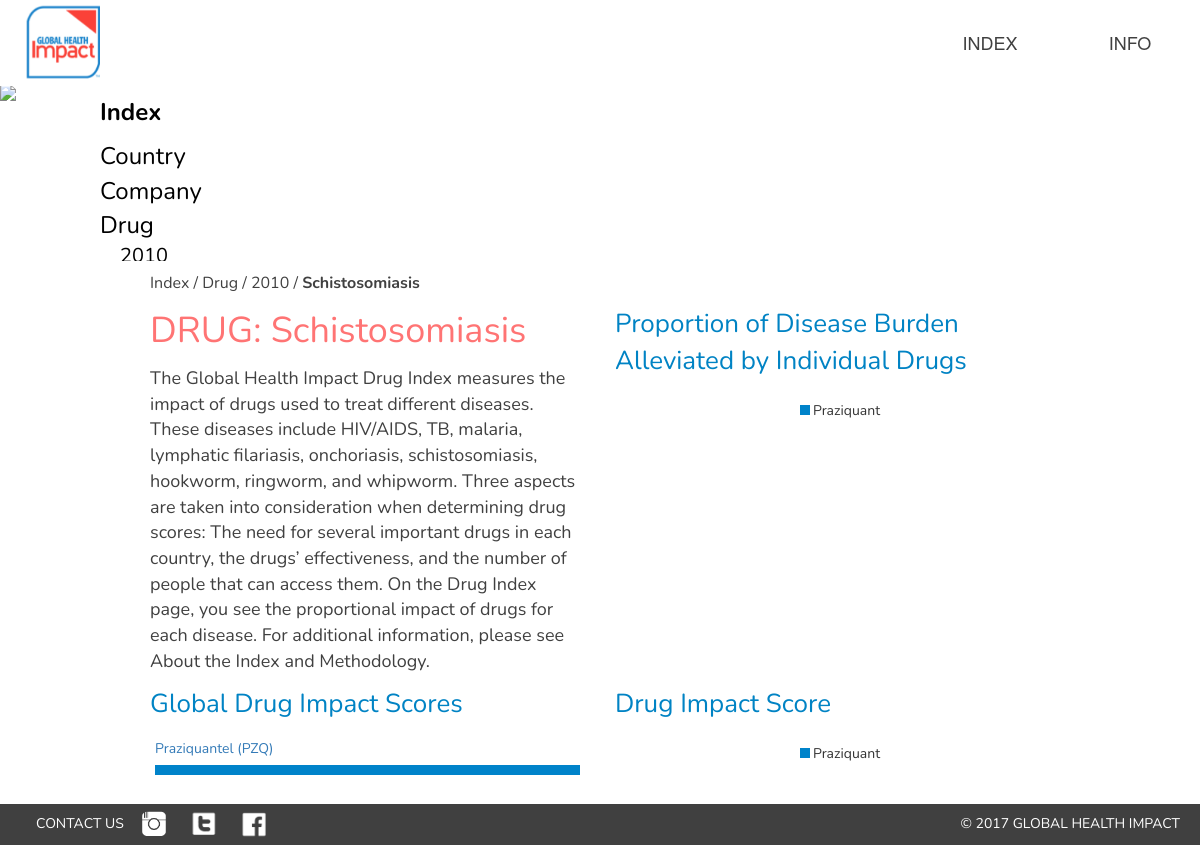
/index/drug/2010/schistosomiasis, run on the app's committed database.
### tables this page shows
CREATE TABLE drugr2010
            (drug text, company text, tb real, malaria real, hiv real, roundworm real, hookworm real, whipworm real, schistosomiasis real, onchocerciasis real, lf real, total real);

### flask_app.py (the view, shortened to what this page needs)
@app.route('/index/drug/<year>/<disease>')
def drug(year,disease):
    drugcolors = ['#FFB31C', '#0083CA', '#EF3E2E', '#003452', '#86AAB9', '#CAEEFD', '#546675', '#8A5575', '#305516',
                  '#B78988', '#BAE2DA', '#B1345D', '#5B75A7', '#906F76', '#C0E188', '#DE9C2A', '#F15A22', '#8F918B',
                  '#F2C2B7',
                  '#F7C406', '#B83F98', '#548A9B', '#D86375', '#F1DBC6', '#0083CA', '#7A80A3', '#CA8566', '#A3516E',
                  '#1DF533', '#510B95', '#DFF352', '#F2C883', '#E3744D', '#26B2BE', '#5006BA', '#B99BCF', '#DC2A5A',
                  '#D3D472', '#2A9DC4', '#C25C90', '#65A007', '#FE3289', '#C6DAB5', '#DDF6AC', '#B7E038', '#1ADBBD', '#3BC6D5',
                  '#0ACD57', '#22419F', '#D47C5B']
    piedata = []
    drugg = []
    pielabb = []
    g.db = connect_db()
    if disease == 'all':
        drugg = 'ALL'
        if year == '2010':
            cur = g.db.execute(' select drug, total from drugr2010 ')
        elif year == '2013':
            cur = g.db.execute(' select drug, total from drugr2013 ')
    else:
        drugg = diseasedict[disease]
        if year == '2010':
            if disease == 'malaria':
                cur = g.db.execute(' select drug, malaria from drugr2010 ')
            elif disease == 'hiv':
                cur = g.db.execute(' select drug, hiv from drugr2010 ')
            elif disease == 'tb':
                cur = g.db.execute(' select drug, tb from drugr2010 ')
            elif disease == 'roundworm':
                cur = g.db.execute(' select drug, roundworm from drugr2010 ')
            elif disease == 'hookworm':
                cur = g.db.execute(' select drug, hookworm from drugr2010 ')
            elif disease == 'whipworm':
                cur = g.db.execute(' select drug, hookworm from drugr2010 ')
            elif disease == 'schistosomiasis':
                cur = g.db.execute(' select drug, schistosomiasis from drugr2010 ')
            elif disease == 'onchocerciasis':
                cur = g.db.execute(' select drug, onchocerciasis from drugr2010 ')
            elif disease == 'lf':
                cur = g.db.execute(' select drug, lf from drugr2010 ')
    piee = cur.fetchall()
    impactpie = []
    for k in piee:
        drug = k[0]
        score = k[1]
        t = [drug,score]
        if score > 0:
            piedata.append(t)
    sortedpie2 = sorted(piedata, key=lambda xy: xy[1], reverse=True)
    maxrow = sortedpie2[0]
    if maxrow[0] == 'Unmet Need':
        maxrow = sortedpie2[1]
    maxval = maxrow[1]
    c = 0
    for row in sortedpie2:
        perc = (row[1] / maxval) * 100
        row.append(perc)
        color = drugcolors[c]
        row.append(color)
        c+=1
        if row[0] != 'Unmet Need':
            impactpie.append(row)
    lablist = []
    pielabb = []
    for k in impactpie:
        labit = []
        drug = k[0]
        score = k[1]
        color = k[3]
        shortdrug = drug[0:10]
        labit.append(drug)
        labit.append(shortdrug)
        labit.append(color)
        labit.append(score)
        lablist.append(labit)
    labrow = []
    xx = 0
    if len(lablist) < 4:
        pielabb.append(lablist)
    g.db.close()
    speclocate = [year,drugg,disease]
    return render_template('drug.html', data=piedata, drug=drugg, navsub=3, showindex=1, pielabb=pielabb, drugcolors=drugcolors, speclocate = speclocate, scrolling=1, impactpie=impactpie, sortedpie2 = sortedpie2)

### flask_app.py (called while the page is built)
def connect_db():
    return sqlite3.connect('/home/roverdillon/mysite/ghi.db')

@app.before_request
def before_request():
    g.db = connect_db()

@app.after_request
def after_request(response):
    g.db.close()
    return response

@app.teardown_appcontext
def close_connection(exception):
    db = getattr(g, '_database', None)

### templates/drug.html (shortened to what this page needs)
{% extends "layout.html" %}
{% block frontimg %}
<img id="fore" src="{{ url_for('static',filename='img/drug.jpg') }}" />
{% endblock%}
{% block content %}
<div class="currentlocation">
<p class="pagetitle">Index / <a href="/index/drug" class="pagetitle">Drug</a> / <a href="/index/drug/{{ speclocate.0 }}/all" class="pagetitle">{{ speclocate.0 }}</a> / <a href="/index/drug/{{ speclocate.0 }}/{{ speclocate.2 }}" class="titlebold">{{ speclocate.1 }}</a></p>
</div>
<div class="row">
    <div class="col-sm-6">
        <p class="redtxt">DRUG: {{ drug }}</p>
        <p class="txtcontent">The Global Health Impact Drug Index measures the impact of drugs used to treat different diseases. These diseases include HIV/AIDS, TB, malaria, lymphatic filariasis, onchoriasis, schistosomiasis, hookworm, ringworm, and whipworm. Three aspects are taken into consideration when determining drug scores: The need for several important drugs in each country, the drugs’ effectiveness, and the number of people that can access them. On the Drug Index page, you see the proportional impact of drugs for each disease. For additional information, please see About the Index and Methodology.</p>
    </div>
    <div class="col-sm-6">
        <p class="bluetxt" style="font-size:26px; !important">Proportion of Disease Burden Alleviated by Individual Drugs</p>
        <div class="piewrap">
            <div id="piediv" class="piechart">
            </div>
        </div>
        <div class="pielegend" style="max-height:80px;overflow-y:scroll">
            <table style="margin:auto">
                {% for row in pielabb %}
                <tr style="float:center">
                    {% for item in row %}
                    <td class="tablecell leftcell"><div class="colorbox" style="background-color:{{ item.2 |safe }};"></div></td>
                    <td class="tablecell legendtxt" title="{{ item.0 |safe }}: {{ item.3 |safe }}">{{ item.1 |safe }}</td>
                    {% endfor %}
                </tr>
                {% endfor %}
            </table>
        </div>
    </div>
</div>
<div class="row">
    <div class="col-sm-6">
        <p class="bluetxt" style="font-size:26px; !important">Global Drug Impact Scores</p>
        <div id="chart_div">
            {% for drug in impactpie %}
            <a onclick="bargoclick({{ loop.index }});" title="{{ drug.0 }}: {{ drug.1 }}">
                <div id="" style="padding-top: 2px; font-family: 'Nunito','sans-serif';">{{ drug.0 }}</div>
                <div style="width: {{ drug.2 }}%;background-color:{{ drug.3 }};height: 10px;display:inline-block;font-size:0;margin-right:-4px;"></div>
            </a>
            {% endfor %}
            </div><br>
    </div>
    <div class="col-sm-6">
        <p class="bluetxt" style="font-size:26px; !important">Drug Impact Score</p>
        <div class="piewrap">
            <div id="pie2div" class="piechart">
            </div>
        </div>
        <div class="pielegend">
            <table style="margin:auto">
                {% for row in pielabb %}
                <tr style="float:center">
                    {% for item in row %}
                    <td class="tablecell leftcell"><div class="colorbox" style="background-color:{{ item.2 |safe }};"></div></td>
                    <td class="tablecell legendtxt" title="{{ item.0 |safe }}: {{ item.3 |safe }}">{{ item.1 |safe }}</td>
                    {% endfor %}
                </tr>
                {% endfor %}
            </table>
        </div>
    </div>
</div>
{% endblock %}

### static/stylesheet.css (style rules this page uses)
body { font-family: 'Nunito', sans-serif; }
.redtxt { font-size: 36px; color: #FF7474; font-family: 'Nunito', sans-serif; }
.bluetxt { font-size: 36px; color: #0083C4; font-family: 'Nunito', sans-serif; }
.txtcontent { font-size: 18px; color: #404040; font-family: 'Nunito', sans-serif; }
#fore { position: fixed; z-index: 1; width: 100vw; }
.piechart { margin: auto; padding: 5px; max-height:200px; z-index: -1; }
.piewrap { max-height: 300px; overflow:hidden; margin:auto 0; }
.pielegend { max-height:80px; overflow-y:scroll; position: relative; overflow-x:hidden; z-index:-1; }
#chart_div { width: 100%; max-height: 325px; overflow-y: auto; overflow-x: hidden; padding:5px; }
.pagetitle { position:relative; font-family: 'Nunito', sans-serif; color:#404040; font-size:16px; }
.titlebold { position:relative; font-weight:bold; font-family: 'Nunito', sans-serif; color:#404040; font-size:16px; }
.currentlocation { margin-top:10px; }
.legendtxt { font-size: 14px; display: inline-block; font-family: 'Nunito', sans-serif; text-align: center; padding-left:3px; }
.colorbox { width:10px; height:10px; display:inline-block; float:left; }
.leftcell { padding-left: 15px; }

### data on the page
drugr2010: item "Praziquant", drug "Praziquantel (PZQ)", {{ drug.2 }} 100.0 (drawn)

### other printed values
{{ speclocate.0 }} "2010"
{{ speclocate.1 }} "Schistosomiasis"
{{ drug }} "Schistosomiasis"
